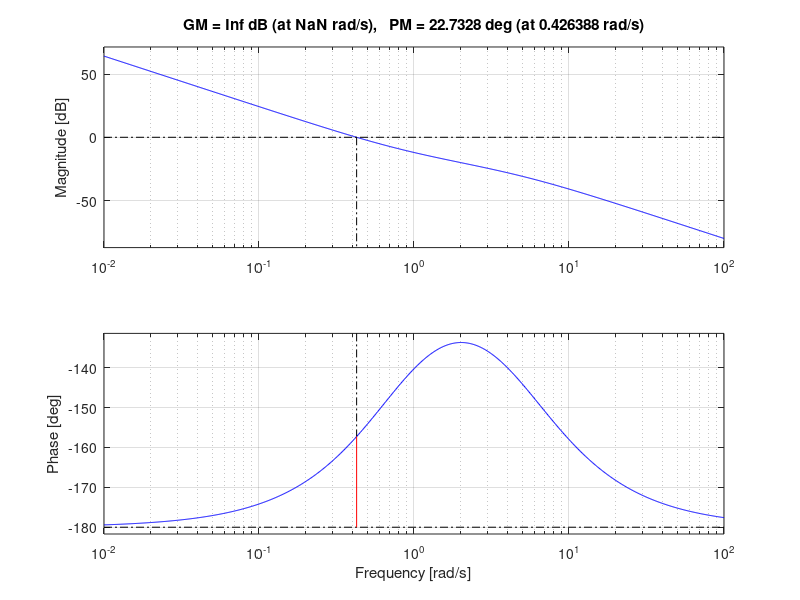

MATLAB code to generate this figure:
% figure;
% a = 0;
% den = [1 6 5 0 0]; 
% num = [1 2.*a a^2];
% G = tf(num,den); 
% margin(G); 
% % bode(G);
% print('3e_a0','-dpng'); 
% 
% figure;
% a = 2; 
% den1 = [1 6 5 0 0]; 
% num1 = [ 1 2.*a a^2]; 
% G1 = tf(num1,den1); 
% margin(G1);
% % bode(G1); 
% print('3e_a2','-dpng'); 

% figure;
% a = .5; 
% den2 = [ 1 6 5 0 0]; 
% num2 = [1 2.*a a.^2];
% G2 = tf(num2,den2); 
% margin(G2); 
%  bode(G2);
% print('3e_ahalf','-dpng'); 
% % 
figure;
a = .9; 
den3 = [ 1 6 5 0 0 ]; 
num3 = [ 1 2.*a a.^2]; 
G3 = tf(num3,den3); 
%bode(G3);
margin(G3);
print('3e_apoint9','-dpng'); 

